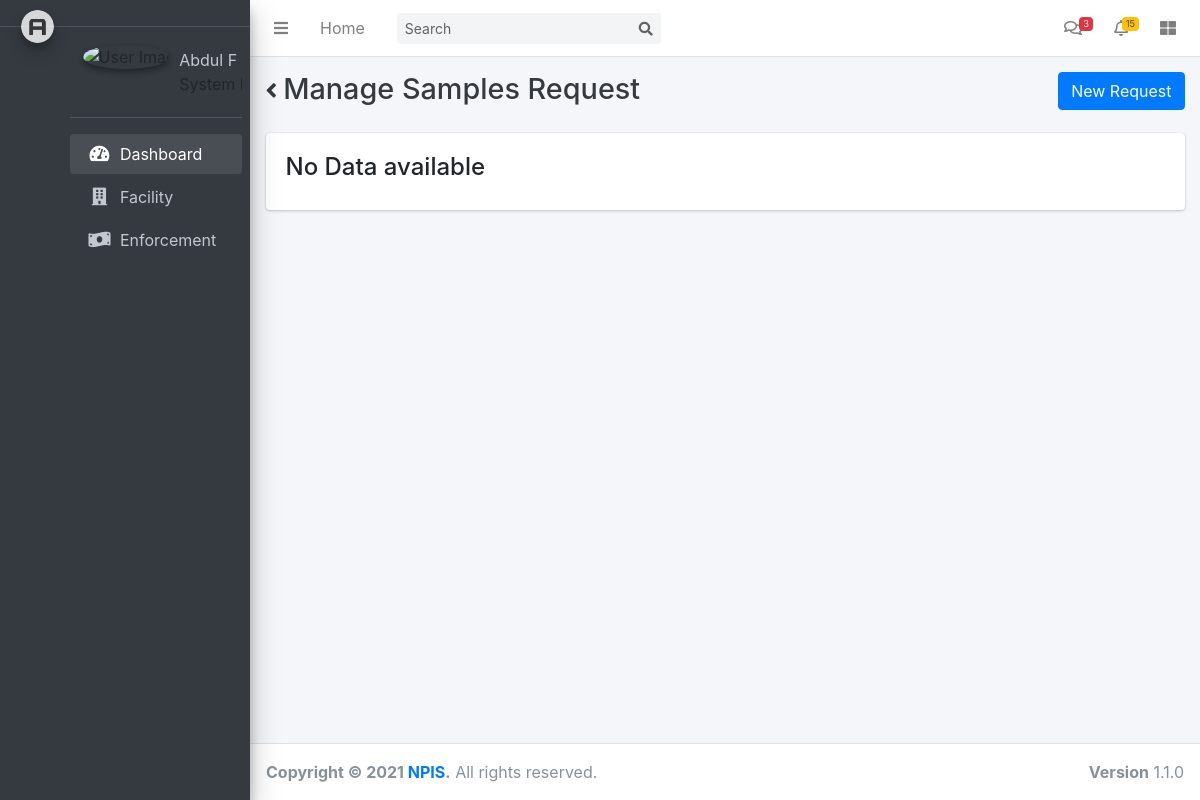
The page /manage_sample_requests/ on the database as committed earlier.
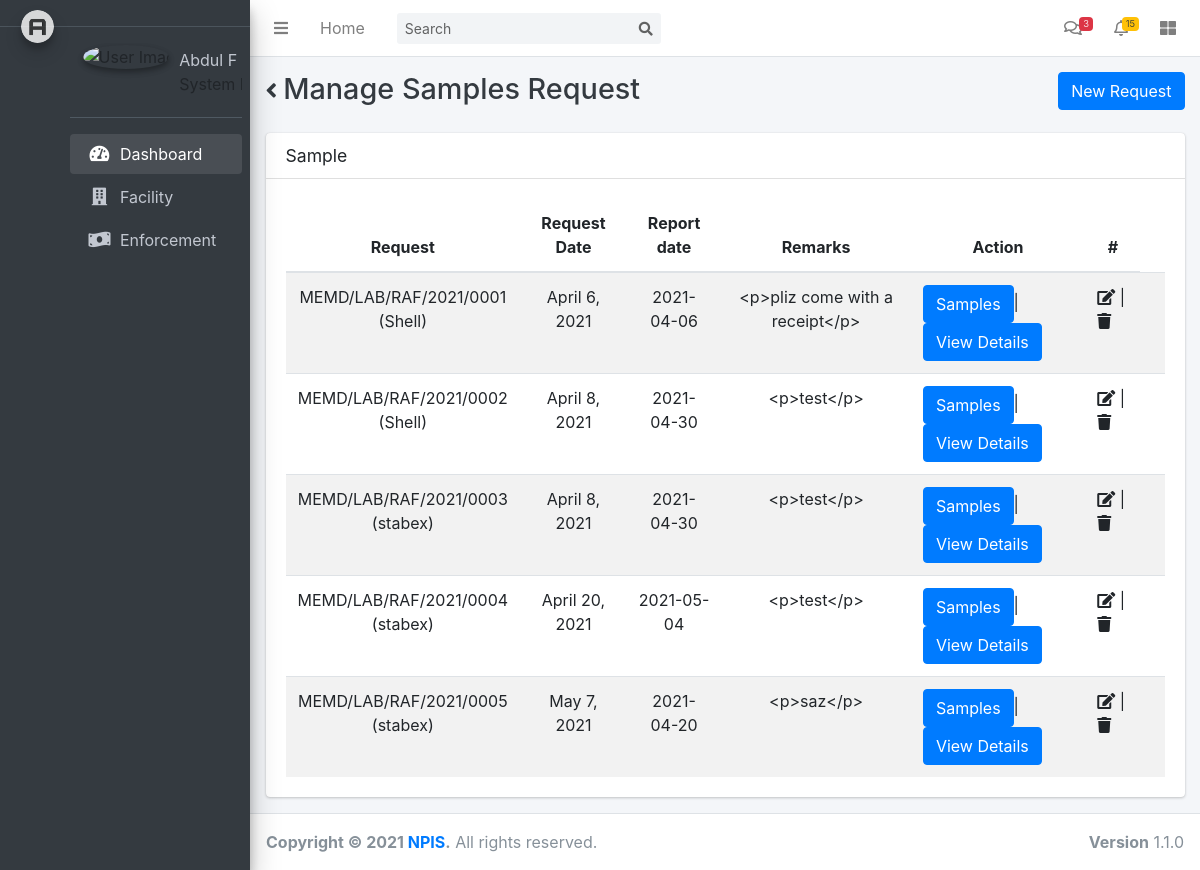
The same page on the database as committed later.
### app/models/samples.py (models this page shows, shortened)
class SampleRequest(models.Model):
    id = models.AutoField(primary_key=True)
    reg_no = models.CharField("Request No.", max_length=50, unique=True)
    company = models.ForeignKey(Company, on_delete=models.CASCADE)
    registration_date = models.DateField(null = True)
    representative = models.CharField(max_length=50)
    report_date = models.CharField(("Expected Report Date"), max_length=50)
    remarks = models.TextField()
    class Meta:
        verbose_name = ("SampleRequest")
        verbose_name_plural = ("SampleRequests")

### app/models/company.py (models this page shows, shortened)
class Company(models.Model):
    FACILTY_TYPE_CHOICES = [
        ('Depot', 'Depot'),
        ('Truck', 'Truck'),
        ('Service', 'Service'),
        ('Filling Station', 'Filling Station')
    ]
    id = models.AutoField(primary_key=True)
    facility_type = models.CharField(max_length=50,choices=FACILTY_TYPE_CHOICES)
    code = models.CharField(max_length=50)
    name = models.CharField(max_length=150)
    registration_no = models.CharField(max_length=50)
    contact_person = models.CharField(max_length=50)
    contact_no = models.CharField(max_length=50)
    email = models.EmailField(max_length=254)
    address = models.CharField(max_length=50)
    region = models.CharField(max_length=200)
    district = models.CharField(max_length=50)
    county = models.CharField(max_length=50)
    sub_county = models.CharField(max_length=50)
    post_code = models.CharField(max_length=50)
    village = models.CharField(max_length=50)
    ownership = models.CharField(max_length=50)
    parish = models.CharField(max_length=50)
    fax = models.CharField(max_length=50)
    tin = models.CharField(max_length=50)
    logo = models.ImageField(upload_to=None, height_field=None, width_field=None, max_length=None,null = True,blank=True)
    distance = models.CharField(verbose_name="Distance from Nearest Licensed Station.",max_length=100, null=True)
    class Meta:
        verbose_name = ("Company")
        verbose_name_plural = ("Companys")
    def __str__(self):
        return self.name

### app/views/sample_views.py (the view, shortened to what this page needs)
# urls.py: path('manage_sample_requests/', sample_views.manage_sample_requests, name='request_sample'),
def manage_sample_requests(request):
    auto_no = generate_auto_number()
    year = datetime.datetime.today().year
    request_no = f"MEMD/LAB/RAF/{year}/{auto_no}"
    request_form = SampleRequestForm(initial={"reg_no":request_no})
    requests = get_sample_requests()
    context = {
        "request_form": request_form,
        "requests": requests
    }
    return render(request, "quality_assurance/manage_sample_requests.html", context)

### app/forms/sample_form.py
class SampleRequestForm(ModelForm):
    class Meta:
        model = SampleRequest
        fields = fields = '__all__'
        widgets = {
           'registration_date': DateInput(attrs={'type': 'date'}),
           'report_date': DateInput(attrs={'type': 'date'})
        }
    def __init__(self, *args, **kwargs):
        super(SampleRequestForm, self).__init__(*args, **kwargs)
        self.helper = FormHelper()

### app/selectors/sample_selector.py (called while the page is built)
def get_sample_requests():
    return SampleRequest.objects.all()

def generate_auto_number():
    request_count = SampleRequest.objects.all().count()
    return f"{(request_count+1):04}"

### app/templates/quality_assurance/manage_sample_requests.html (shortened to what this page needs)
{% extends '../base.html' %}
{% load static %}
{% load crispy_forms_tags %}
{%block page_title%}
Manage Samples Request
{% endblock%}
{% block right_button%}
<button type="button" class="btn btn-primary" data-toggle="modal" data-target="#modal-add-farm">
    New Request
</button>
{% endblock %}
{% block content %}
<div class="container-fluid">
    <div class="row">
        <div class="col-12">
            <div class="card">
                {%if requests %}
                <div class="card-header">
                    <h3 class="card-title">Sample</h3>
                </div>
                <div class="card-body">
                    <table id="dataTables-example" class="table table-striped" data-page-length='100'>
                        <thead>
                        <tr>
                            <th class="text-center">Request</th>
                            <th class="text-center">Request Date</th>
                            <th class="text-center">Report date</th>
                            <th class="text-center">Remarks</th>
                            <th class="text-center">Action</th>
                            <th class="text-center">#</th>
                        </tr>
                        </thead>
                        <tbody>
                        {% for request in requests %}
                        <tr>
                            <td class="text-center">
                                {{request.reg_no}} <br>
                                ({{request.company}})
                            </td>
                            <td class="text-center">{{request.registration_date}}</td>
                            <td class="text-center">{{request.report_date}}</td>
                            <td class="text-center">{{request.remarks}}</td>
                            <td >
                                <a class="btn btn-primary" href="{% url 'manage_sample' request.id %}">
                                    Samples
                                </a>|
                                <a class="btn btn-primary" href="{% url 'view_request_details' request.id %}">
                                    View Details
                                </a>
                            </td>
                            <td>
                                <a href="" style="color:inherit">
                                    <i class="fa fa-edit"></i>
                                </a> |
                                <a href="" style="color: inherit">
                                    <i class="fa fa-trash" onclick="return confirm('Do you want to delete {{Request_sample_view.id}}?')"></i>
                                </a>
                            <td>
                        </tr>
                        {% endfor %}
                        </tbody>
                    </table>
                </div>
                {%else%}
                <div class="card-body">
                    <h4>No Data available</h4>
                </div>
                {%endif%}
            </div>
        </div>
    </div>
</div>
{% endblock content %}

Rows that differ between the two databases and show on the page:
added SampleRequest: reg_no "MEMD/LAB/RAF/2021/0001", company "Shell", registration_date "April 6, 2021", report_date "2021-04-06", remarks "<p>pliz come with a receipt</p>"
added SampleRequest: reg_no "MEMD/LAB/RAF/2021/0002", company "Shell", registration_date "April 8, 2021", report_date "2021-04-30", remarks "<p>test</p>"
added SampleRequest: reg_no "MEMD/LAB/RAF/2021/0003", company "stabex", registration_date "April 8, 2021", report_date "2021-04-30", remarks "<p>test</p>"
added SampleRequest: reg_no "MEMD/LAB/RAF/2021/0004", company "stabex", registration_date "April 20, 2021", report_date "2021-05-04", remarks "<p>test</p>"
added SampleRequest: reg_no "MEMD/LAB/RAF/2021/0005", company "stabex", registration_date "May 7, 2021", report_date "2021-04-20", remarks "<p>saz</p>"
Other text that changed with them:
text no longer shown: "No Data available"
text now shown: "Sample Request Request Date Report date Remarks Action #"
